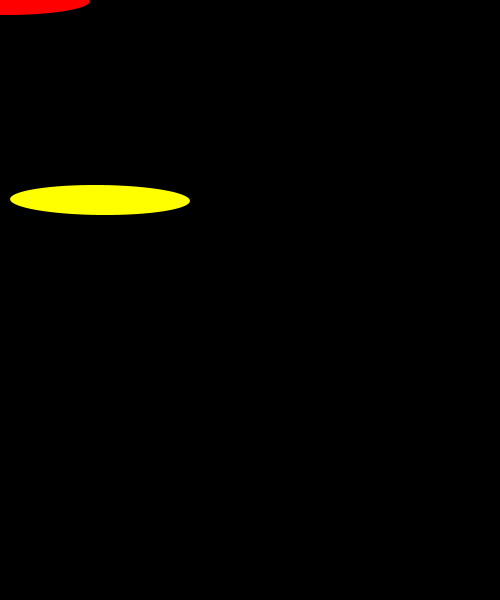
Frame 1 (no input)
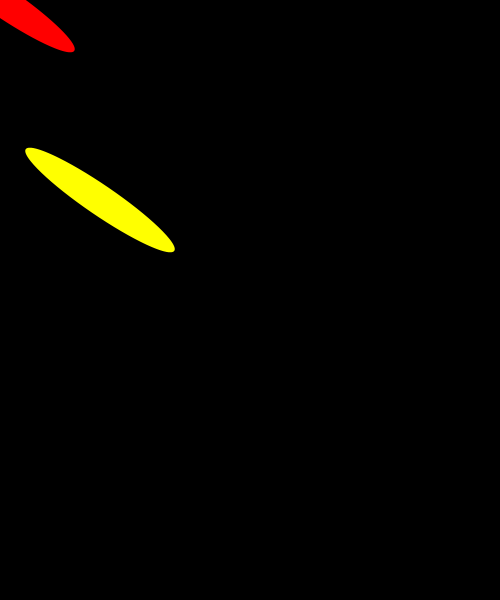
Frame 60 (the mouse pressed at the canvas centre just before this capture)
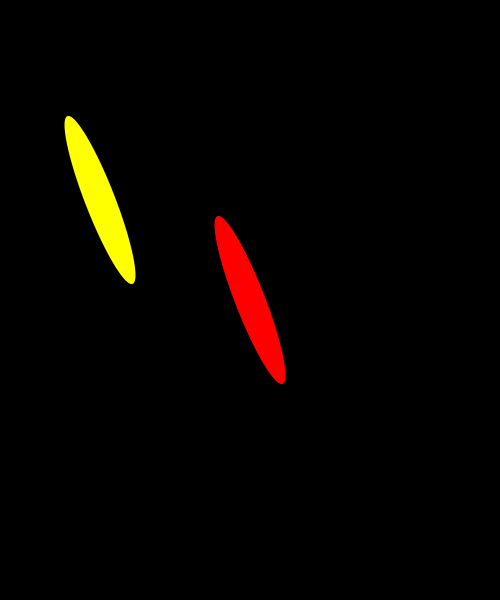
Frame 120 (the mouse held since frame 60 and released just before this capture)

The Processing sketch that drew these frames (run headless with seeded random() and noise(); from frame 60 on, the mouse is pressed at the canvas centre):

// Processing sketch: day2_14_functions_draw
// ── day2_14_functions_draw.pde
// REUSABILITY & MODULARITY

void setup() {
  size(500, 600);
  background(0);
}

void draw() {
  background(0);
  // ellipse(x,y,w,h);
  // try to imitate this processing's functions!
  
  fill(255,0,0);
  noStroke();
  spinningEllipse(mouseX, mouseY, 180, 30);
  
  fill(255,255,0);
  noStroke();
  spinningEllipse(100, 200, 180, 30);
}

void spinningEllipse(float x, float y, float w, float h) {
  pushMatrix();
  translate(x, y);
  rotate( frameCount * 0.01 );
  ellipse(0, 0, w, h);
  popMatrix();
}
